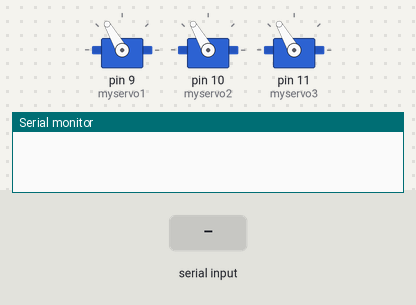
A sketch run on a simulated Arduino Uno, built with avr-gcc and run on an emulated ATmega328P. Parts: 3 × servo, the last lines printed to the serial monitor. The inputs (shaded band) are chosen by the test bench.

Above: at 1.2 s.
1.3 s: "a" received over Serial
At 1.9 s:
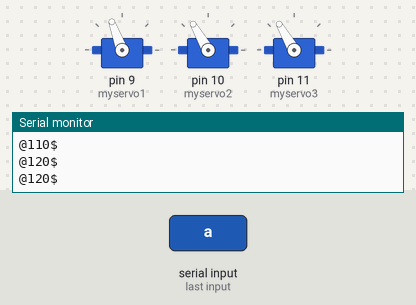
2.8 s: "s" received over Serial
At 3.1 s:
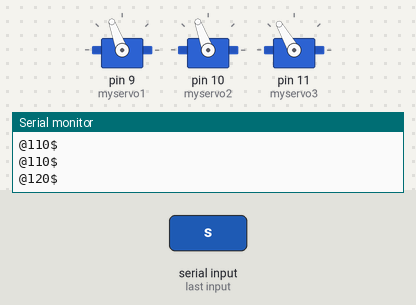
4.3 s: "q" received over Serial
At 5.4 s:
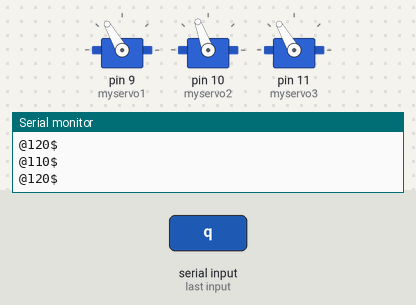
5.8 s: "d" received over Serial
At 6.6 s:
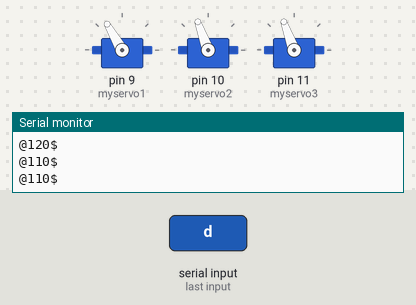
7.3 s: "w" received over Serial
At 7.7 s:
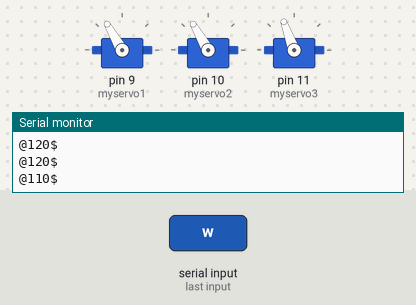
8.8 s: "e" received over Serial
At 10.1 s:
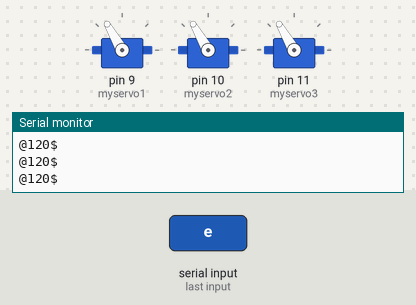
Timing chart, 0 to 11.3 s (numbered marks = the images above; inputs shaded):
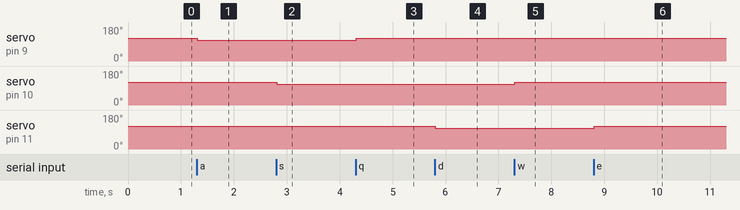

The sketch:

SERVO_Project_3_2.ino
```cpp
#include <Servo.h>

/* Servo Definitions */
Servo myservo1;
Servo myservo2;
Servo myservo3;

/* Parameter Intilialization */
int a1=120, a2=120, a3=120, timelag=10 , servoangstep=10;

void setup() {
  Serial.begin(115200);

  /* Servo pin Mapping and Initialization */
  myservo1.attach(9);
  myservo1.write(a1);

  myservo2.attach(10);
  myservo2.write(a2);

  myservo3.attach(11);
  myservo3.write(a3);

}


void loop() {

  if (Serial.available())
  {
    /* NodeMCU USART Recieve Commands and Store in a Character Variable */
    char c=Serial.read();

    /* NodeMCU USART Recieved Command Response Categorization*/
    /* ////////////////////////////////////////////
       //  q            w            e           //
       //  servo1up     servo2up     servo3      //
       //  a            s            d           //
       //  servo1down   servo2down   servo3down  //
       //////////////////////////////////////////// */
    switch (c)
    {
    //up1
    case 'q' :
    delay(timelag);
    a1+=servoangstep;
    myservo1.write(a1);
    break;

    //down1
    case 'a' :
    delay(timelag);
    a1-=servoangstep;
    myservo1.write(a1);
    break;

    //up2
    case 'w' :
    delay(timelag);
    a2+=servoangstep;
    myservo2.write(a2);
    break;

    //down2
    case 's' :
    delay(timelag);
    a2-=servoangstep;
    myservo2.write(a2);
    break;

    //up3
    case 'e' :
    delay(timelag);
    a3+=servoangstep;
    myservo3.write(a3);
    break;

    //down3
    case 'd' :
    delay(timelag);
    a3-=servoangstep;
    myservo3.write(a3);
    break;
    }

    /* Send Angular Position Data via USART to NodeMCU */
    Serial.print("@");Serial.print(a1);Serial.println("$");
    Serial.print("@");Serial.print(a2);Serial.println("$");
    Serial.print("@");Serial.print(a3);Serial.println("$");

  }
}
```

Measured:
- after the input at 1.3 s, servo on pin 9 (myservo1): 120° → 110° at once
- after the input at 2.8 s, servo on pin 10 (myservo2): 120° → 110° at once
- after the input at 4.3 s, servo on pin 9 (myservo1): 110° → 120° at once
- after the input at 5.8 s, servo on pin 11 (myservo3): 120° → 110° at once
- after the input at 7.3 s, servo on pin 10 (myservo2): 110° → 120° at once
- after the input at 8.8 s, servo on pin 11 (myservo3): 110° → 120° at once
